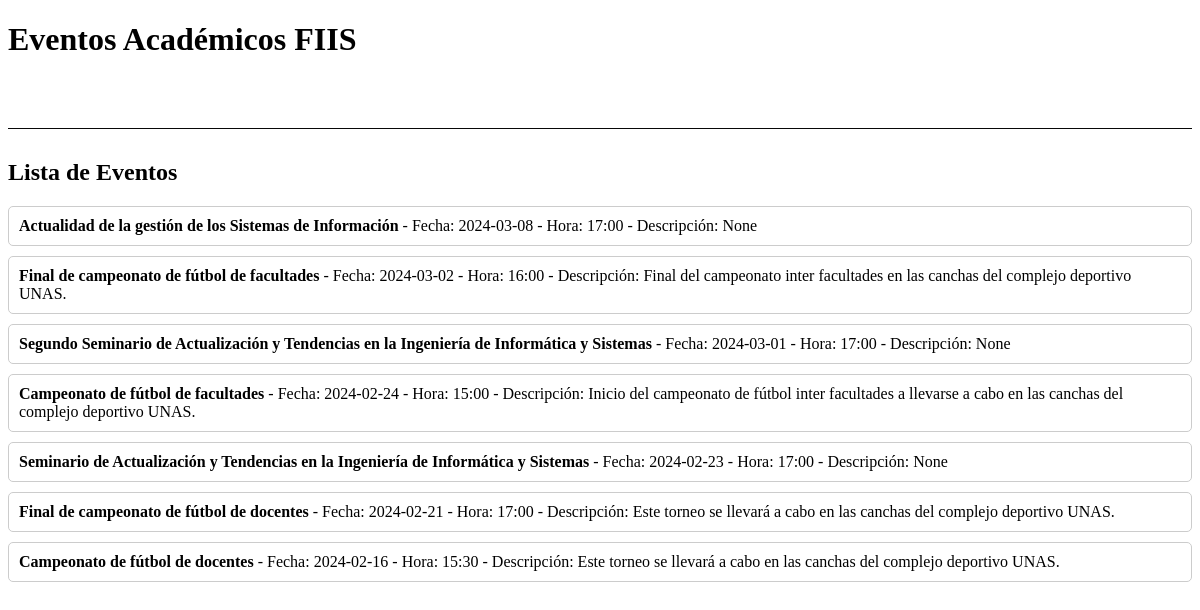
/eventos, run on the app's committed database.
### tables this page shows
CREATE TABLE eventos_academicos
             (id INTEGER PRIMARY KEY AUTOINCREMENT, nombre text, fecha date, hora time, descripcion TEXT);

### app.py (the view)
@app.route('/eventos')
def mostrar_eventos():
    conn = conectar_bd()
    c = conn.cursor()
    c.execute('SELECT * FROM eventos_academicos ORDER BY fecha DESC')
    eventos = c.fetchall()
    conn.close()
    return render_template('eventos.html', eventos=eventos)

### app.py (called while the page is built)
def conectar_bd():
    return sqlite3.connect(DATABASE)

### templates/eventos.html (shortened to what this page needs)
<!DOCTYPE html>
<html lang="es">
<head>
</head>
<body>
    <h1>Eventos Académicos FIIS</h1>
    <hr>
    <h2>Lista de Eventos</h2>
    <ul>
        {% for evento in eventos %}
            <div class="evento">
            <li>
                <strong>{{ evento[1] }}</strong> - Fecha: {{ evento[2] }} - Hora: {{ evento[3] }} - Descripción: {{ evento[4] }}
            </li>
            </div>
        {% endfor %}
    </ul>
</body>
</html>

### templates/eventos.html (style rules this page uses)
ul { list-style-type: none; padding: 0; margin: 0; }
hr { margin-top: 70px; margin-bottom: 30px; border: none; border-top: 1px solid #080808; }
.evento { border: 1px solid #ccc; padding: 10px; margin-bottom: 10px; border-radius: 5px; }

### data on the page
eventos_academicos: nombre "Actualidad de la gestión de los Sistemas de Información", fecha "2024-03-08", hora "17:00", evento "None"
eventos_academicos: nombre "Final de campeonato de fútbol de facultades", fecha "2024-03-02", hora "16:00", descripcion "Final del campeonato inter facultades en las canchas del complejo deportivo UNAS."
eventos_academicos: nombre "Segundo Seminario de Actualización y Tendencias en la Ingeniería de Informática y Sistemas", fecha "2024-03-01", hora "17:00", evento "None"
eventos_academicos: nombre "Campeonato de fútbol de facultades", fecha "2024-02-24", hora "15:00", descripcion "Inicio del campeonato de fútbol inter facultades a llevarse a cabo en las canchas del complejo deportivo UNAS."
eventos_academicos: nombre "Seminario de Actualización y Tendencias en la Ingeniería de Informática y Sistemas", fecha "2024-02-23", hora "17:00", evento "None"
eventos_academicos: nombre "Final de campeonato de fútbol de docentes", fecha "2024-02-21", hora "17:00", descripcion "Este torneo se llevará a cabo en las canchas del complejo deportivo UNAS."
eventos_academicos: nombre "Campeonato de fútbol de docentes", fecha "2024-02-16", hora "15:30", descripcion "Este torneo se llevará a cabo en las canchas del complejo deportivo UNAS."
